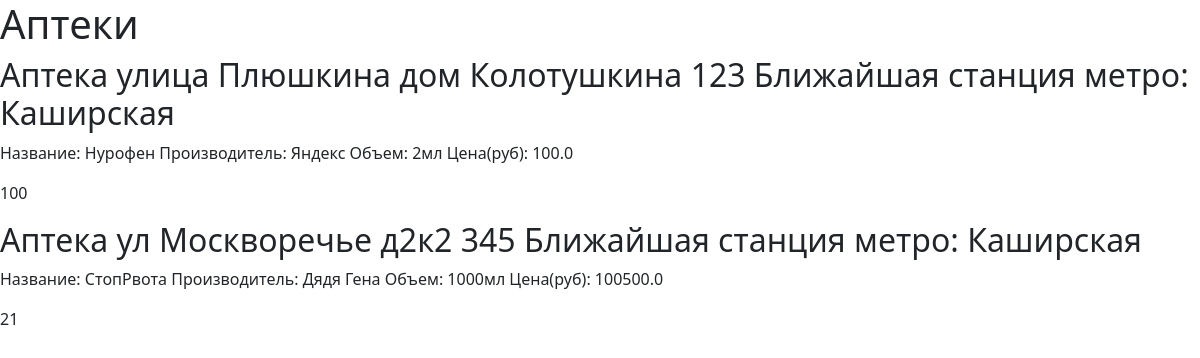
The page / on the database its author committed.
### proj/models.py (models this page shows)
class AvailabilityOfMedicines(models.Model):
    pharmacy = models.ForeignKey(Pharmacy, on_delete=models.DO_NOTHING)
    medicine = models.ForeignKey(Medicine, on_delete=models.DO_NOTHING)
    count = models.IntegerField(null=True, blank=True, verbose_name='Количество')
    class Meta:
        verbose_name_plural = 'Информация о наличии лекарств'
        verbose_name = 'Информация о наличии лекарств'
        ordering = ['-count']

class Pharmacy(models.Model):
    address = models.CharField(max_length=150, verbose_name='Адрес')
    number = models.CharField(max_length=50, verbose_name='Номер')
    nearest_metro = models.CharField(max_length=50, verbose_name='Ближайшая станция метро', db_index=True)
    def __str__(self):
        return "Aптека " + self.address + " " + self.number + " " + "Ближайшая станция метро: " + self.nearest_metro
    class Meta:
        verbose_name_plural = 'Аптеки'
        verbose_name = 'Аптека'
        ordering = ['-number']

class Medicine(models.Model):
    name = models.CharField(max_length=50, verbose_name='Название', db_index=True)
    dosage = models.CharField(max_length=50,  verbose_name='Дозировка')
    volume = models.CharField(max_length=50, verbose_name='Объем')
    manufacturer = models.CharField(max_length=50,  verbose_name='Производитель')
    is_recipe_need = models.IntegerField(null=True, blank=True, verbose_name='Необходимость рецепта')
    category = models.ForeignKey('Category', null=True, on_delete=models.PROTECT, verbose_name='Категория')
    price = models.FloatField(null=True, blank=True, verbose_name='Цена')
    def __str__(self):
        return "Название: "+ self.name + " Производитель: " + self.manufacturer + " Объем: " + self.volume + " Цена(руб): " + self.price.__str__()
    class Meta:
        verbose_name_plural = 'Лекарства'
        verbose_name = 'Лекарство'
        ordering = ['-name']

### proj/views.py (the view)
# urls.py: path('', views.index),
def index(request):
    bbs = AvailabilityOfMedicines.objects.all()
    return render(request, "proj/index.html", {'bbs': bbs})

### proj/templates/proj/index.html (shortened to what this page needs)
<!DOCTYPE html>
<html lang="ru">
<head>
{% load bootstrap5 %}
{% bootstrap_css %}
</head>
<body>
<h1>Аптеки</h1>
{% for bb in bbs %}
<div>
<h2>{{ bb.pharmacy }}</h2>
<p>{{ bb.medicine }}</p>
<p>{{ bb.count }}</p>
</div>
{% endfor %}
</body>
</html>

### rows shown on the page
AvailabilityOfMedicines: pharmacy "Aптека улица Плюшкина дом Колотушкина 123 Ближайшая станция метро: Каширская", medicine "Название: Нурофен Производитель: Яндекс Объем: 2мл Цена(руб): 100.0", count "100"
AvailabilityOfMedicines: pharmacy "Aптека ул Москворечье д2к2 345 Ближайшая станция метро: Каширская", medicine "Название: СтопРвота Производитель: Дядя Гена Объем: 1000мл Цена(руб): 100500.0", count "21"
